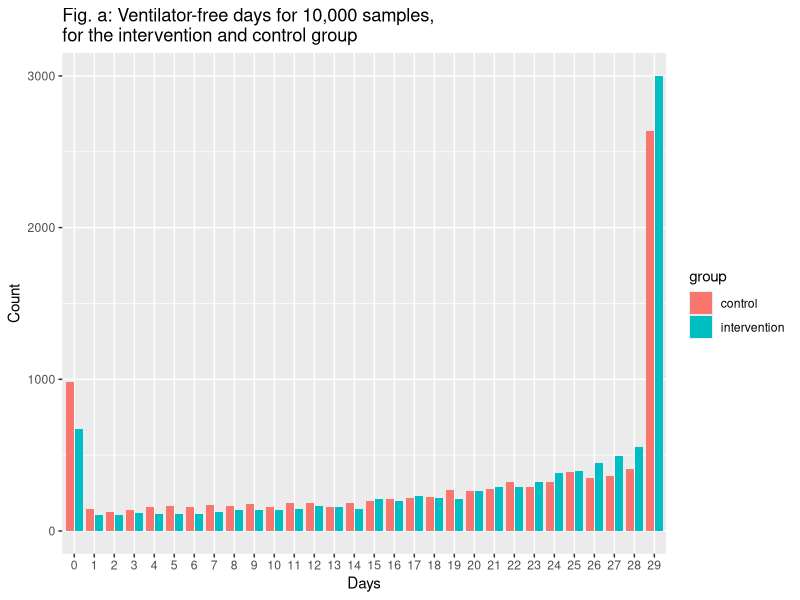

Write the R code that produced this figure. (Note: this script raises an error after producing the figure.)
# Adapted from the MCMC_solver.m code to R by: Sanya Aggarwal

# Labels for the different states in the state space
vbl<-c("I","E","D")

# The transition matrix for the control group
tpm_c<-matrix(c(0.878,0.1,0.022,0.01,0.978,0.012,0,0,1),nrow=3,byrow=T,dimnames=list(vbl,vbl))

# The transition matrix for the intervention group
tpm_int<-matrix(c(0.862,0.12,0.018,0.0088,0.982,0.0092,0,0,1),nrow=3,byrow=T,dimnames=list(vbl,vbl)) 


days <- 29
samps<-1e4  #10000 samples simulated

set.seed(12345)

sampler <- function(tpm,vbl.=vbl) {  
  S <- rep(NA,days)
  p_int <- c(0.5,0.5,0)  ## the initial probability vector.  Starts off with 50/50 intubated/extubated.
  S[1] <- sample(vbl.,size=1,p_int,replace=TRUE)
  for(i in 2:days) {
    S[i] <- sample(vbl.,size=1,tpm[S[i-1],],replace=TRUE)
    
  }
  return(S)
}
rec <- sapply(1:samps, function(x) { return(sampler(tpm_c)) })  ## recording states.
z<-colSums(rec=="E")   ## total ventilator free days (extubated) for each simulated sample.



rec <- sapply(1:samps, function(x) { return(sampler(tpm_int)) })
y<-colSums(rec=="E") 


require(ggplot2)  ## using ggplot to plot ventilator free days for intervention and control group.

dat <- data.frame(group=c(rep("control",samps),rep("intervention",samps)),vfds = c(z,y))
ggplot(dat,aes(as.factor(vfds),fill=group)) + geom_bar(position=position_dodge2()) + xlab("Days") + ylab("Count") + ggtitle("Fig. a: Ventilator-free days for 10,000 samples, \nfor the intervention and control group")

g<-sapply(data,mean)  #mean: both groups.
h<-sapply(data,median) #median : both groups.
matrix(c(g,h),nrow=2,byrow=T,dimnames=list(c("mean","median"),c("   Intervention group","  Control group")))   ## matrix of mean and median of intervention and control group.
